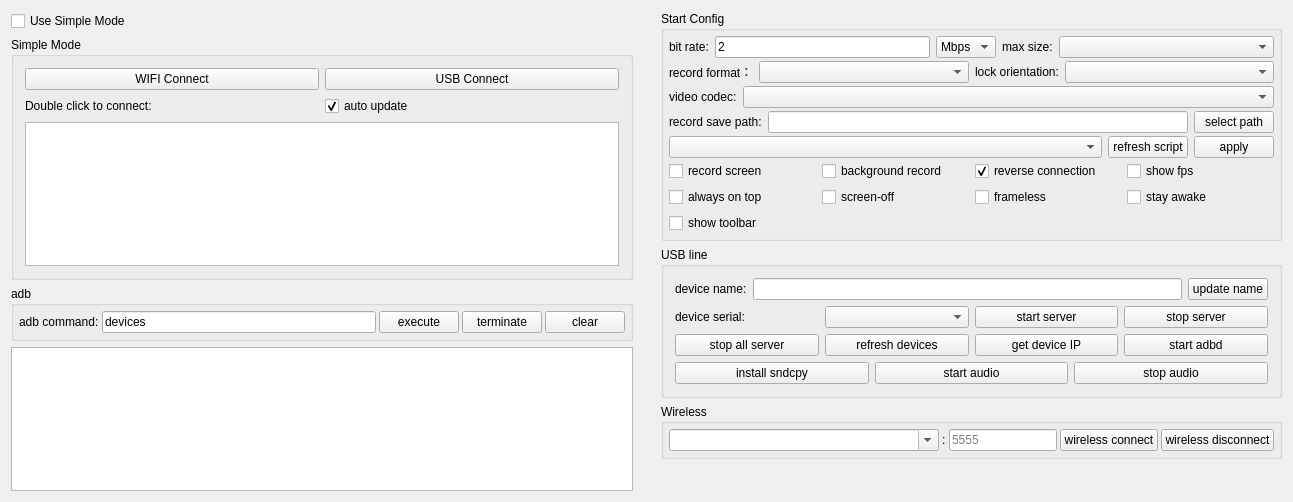
<?xml version="1.0" encoding="UTF-8"?>
<ui version="4.0">
 <class>Widget</class>
 <widget class="QWidget" name="Widget">
  <property name="geometry">
   <rect>
    <x>0</x>
    <y>0</y>
    <width>1293</width>
    <height>502</height>
   </rect>
  </property>
  <property name="windowTitle">
   <string notr="true">QtScrcpy</string>
  </property>
  <layout class="QHBoxLayout" name="horizontalLayout_11">
   <property name="leftMargin">
    <number>0</number>
   </property>
   <property name="topMargin">
    <number>0</number>
   </property>
   <property name="rightMargin">
    <number>0</number>
   </property>
   <property name="bottomMargin">
    <number>0</number>
   </property>
   <item>
    <widget class="QWidget" name="leftWidget" native="true">
     <property name="sizePolicy">
      <sizepolicy hsizetype="Preferred" vsizetype="Preferred">
       <horstretch>0</horstretch>
       <verstretch>0</verstretch>
      </sizepolicy>
     </property>
     <layout class="QVBoxLayout" name="verticalLayout_5">
      <item>
       <widget class="QCheckBox" name="useSingleModeCheck">
        <property name="sizePolicy">
         <sizepolicy hsizetype="Preferred" vsizetype="Maximum">
          <horstretch>0</horstretch>
          <verstretch>0</verstretch>
         </sizepolicy>
        </property>
        <property name="styleSheet">
         <string notr="true"/>
        </property>
        <property name="text">
         <string>Use Simple Mode</string>
        </property>
        <property name="checked">
         <bool>false</bool>
        </property>
       </widget>
      </item>
      <item>
       <widget class="QGroupBox" name="simpleGroupBox">
        <property name="sizePolicy">
         <sizepolicy hsizetype="Preferred" vsizetype="Preferred">
          <horstretch>0</horstretch>
          <verstretch>0</verstretch>
         </sizepolicy>
        </property>
        <property name="title">
         <string>Simple Mode</string>
        </property>
        <property name="checkable">
         <bool>false</bool>
        </property>
        <layout class="QVBoxLayout" name="verticalLayout_4">
         <item>
          <layout class="QHBoxLayout" name="horizontalLayout_9">
           <item>
            <widget class="QPushButton" name="wifiConnectBtn">
             <property name="sizePolicy">
              <sizepolicy hsizetype="Preferred" vsizetype="Maximum">
               <horstretch>0</horstretch>
               <verstretch>0</verstretch>
              </sizepolicy>
             </property>
             <property name="text">
              <string>WIFI Connect</string>
             </property>
            </widget>
           </item>
           <item>
            <widget class="QPushButton" name="usbConnectBtn">
             <property name="sizePolicy">
              <sizepolicy hsizetype="Preferred" vsizetype="Maximum">
               <horstretch>0</horstretch>
               <verstretch>0</verstretch>
              </sizepolicy>
             </property>
             <property name="text">
              <string>USB Connect</string>
             </property>
            </widget>
           </item>
          </layout>
         </item>
         <item>
          <layout class="QHBoxLayout" name="horizontalLayout_13">
           <property name="topMargin">
            <number>0</number>
           </property>
           <item>
            <widget class="QLabel" name="label_10">
             <property name="sizePolicy">
              <sizepolicy hsizetype="Preferred" vsizetype="Preferred">
               <horstretch>0</horstretch>
               <verstretch>0</verstretch>
              </sizepolicy>
             </property>
             <property name="text">
              <string>Double click to connect:</string>
             </property>
            </widget>
           </item>
           <item>
            <widget class="QCheckBox" name="autoUpdatecheckBox">
             <property name="sizePolicy">
              <sizepolicy hsizetype="Preferred" vsizetype="Preferred">
               <horstretch>0</horstretch>
               <verstretch>0</verstretch>
              </sizepolicy>
             </property>
             <property name="text">
              <string>auto update</string>
             </property>
             <property name="checked">
              <bool>true</bool>
             </property>
            </widget>
           </item>
          </layout>
         </item>
         <item>
          <widget class="QListWidget" name="connectedPhoneList">
           <property name="sizePolicy">
            <sizepolicy hsizetype="Preferred" vsizetype="Preferred">
             <horstretch>0</horstretch>
             <verstretch>0</verstretch>
            </sizepolicy>
           </property>
          </widget>
         </item>
        </layout>
       </widget>
      </item>
      <item>
       <widget class="QGroupBox" name="adbGroupBox">
        <property name="sizePolicy">
         <sizepolicy hsizetype="Preferred" vsizetype="Maximum">
          <horstretch>0</horstretch>
          <verstretch>0</verstretch>
         </sizepolicy>
        </property>
        <property name="title">
         <string notr="true">adb</string>
        </property>
        <layout class="QHBoxLayout" name="horizontalLayout_2">
         <property name="spacing">
          <number>3</number>
         </property>
         <property name="leftMargin">
          <number>5</number>
         </property>
         <property name="topMargin">
          <number>5</number>
         </property>
         <property name="rightMargin">
          <number>5</number>
         </property>
         <property name="bottomMargin">
          <number>5</number>
         </property>
         <item>
          <widget class="QLabel" name="label_7">
           <property name="sizePolicy">
            <sizepolicy hsizetype="Maximum" vsizetype="Preferred">
             <horstretch>0</horstretch>
             <verstretch>0</verstretch>
            </sizepolicy>
           </property>
           <property name="text">
            <string>adb command:</string>
           </property>
           <property name="buddy">
            <cstring>adbCommandEdt</cstring>
           </property>
          </widget>
         </item>
         <item>
          <widget class="QLineEdit" name="adbCommandEdt">
           <property name="sizePolicy">
            <sizepolicy hsizetype="MinimumExpanding" vsizetype="Preferred">
             <horstretch>0</horstretch>
             <verstretch>0</verstretch>
            </sizepolicy>
           </property>
           <property name="text">
            <string notr="true">devices</string>
           </property>
          </widget>
         </item>
         <item>
          <widget class="QPushButton" name="adbCommandBtn">
           <property name="sizePolicy">
            <sizepolicy hsizetype="Maximum" vsizetype="Preferred">
             <horstretch>0</horstretch>
             <verstretch>0</verstretch>
            </sizepolicy>
           </property>
           <property name="text">
            <string>execute</string>
           </property>
          </widget>
         </item>
         <item>
          <widget class="QPushButton" name="stopAdbBtn">
           <property name="sizePolicy">
            <sizepolicy hsizetype="Maximum" vsizetype="Preferred">
             <horstretch>0</horstretch>
             <verstretch>0</verstretch>
            </sizepolicy>
           </property>
           <property name="text">
            <string>terminate</string>
           </property>
          </widget>
         </item>
         <item>
          <widget class="QPushButton" name="clearOut">
           <property name="sizePolicy">
            <sizepolicy hsizetype="Maximum" vsizetype="Preferred">
             <horstretch>0</horstretch>
             <verstretch>0</verstretch>
            </sizepolicy>
           </property>
           <property name="text">
            <string>clear</string>
           </property>
          </widget>
         </item>
        </layout>
       </widget>
      </item>
      <item>
       <widget class="QTextEdit" name="outEdit">
        <property name="sizePolicy">
         <sizepolicy hsizetype="Preferred" vsizetype="Preferred">
          <horstretch>0</horstretch>
          <verstretch>0</verstretch>
         </sizepolicy>
        </property>
        <property name="focusPolicy">
         <enum>Qt::NoFocus</enum>
        </property>
        <property name="documentTitle">
         <string/>
        </property>
        <property name="readOnly">
         <bool>true</bool>
        </property>
       </widget>
      </item>
     </layout>
    </widget>
   </item>
   <item>
    <widget class="QWidget" name="rightWidget" native="true">
     <property name="sizePolicy">
      <sizepolicy hsizetype="MinimumExpanding" vsizetype="Preferred">
       <horstretch>0</horstretch>
       <verstretch>0</verstretch>
      </sizepolicy>
     </property>
     <layout class="QVBoxLayout" name="verticalLayout_6">
      <item>
       <widget class="QGroupBox" name="configGroupBox">
        <property name="sizePolicy">
         <sizepolicy hsizetype="Preferred" vsizetype="Preferred">
          <horstretch>0</horstretch>
          <verstretch>0</verstretch>
         </sizepolicy>
        </property>
        <property name="title">
         <string>Start Config</string>
        </property>
        <layout class="QVBoxLayout" name="verticalLayout_3">
         <property name="spacing">
          <number>3</number>
         </property>
         <property name="leftMargin">
          <number>5</number>
         </property>
         <property name="topMargin">
          <number>5</number>
         </property>
         <property name="rightMargin">
          <number>5</number>
         </property>
         <property name="bottomMargin">
          <number>5</number>
         </property>
         <item>
          <widget class="QWidget" name="configWidget1" native="true">
           <property name="sizePolicy">
            <sizepolicy hsizetype="Preferred" vsizetype="Preferred">
             <horstretch>0</horstretch>
             <verstretch>0</verstretch>
            </sizepolicy>
           </property>
           <layout class="QHBoxLayout" name="horizontalLayout_5">
            <property name="leftMargin">
             <number>0</number>
            </property>
            <property name="topMargin">
             <number>0</number>
            </property>
            <property name="rightMargin">
             <number>0</number>
            </property>
            <property name="bottomMargin">
             <number>0</number>
            </property>
            <item>
             <widget class="QLabel" name="label_3">
              <property name="sizePolicy">
               <sizepolicy hsizetype="Maximum" vsizetype="Preferred">
                <horstretch>0</horstretch>
                <verstretch>0</verstretch>
               </sizepolicy>
              </property>
              <property name="text">
               <string>bit rate:</string>
              </property>
             </widget>
            </item>
            <item>
             <widget class="QLineEdit" name="bitRateEdit">
              <property name="sizePolicy">
               <sizepolicy hsizetype="Preferred" vsizetype="Preferred">
                <horstretch>0</horstretch>
                <verstretch>0</verstretch>
               </sizepolicy>
              </property>
              <property name="text">
               <string notr="true">2</string>
              </property>
             </widget>
            </item>
            <item>
             <widget class="QComboBox" name="bitRateBox">
              <property name="sizePolicy">
               <sizepolicy hsizetype="Maximum" vsizetype="Preferred">
                <horstretch>0</horstretch>
                <verstretch>0</verstretch>
               </sizepolicy>
              </property>
              <property name="toolTip">
               <string/>
              </property>
              <property name="currentText">
               <string notr="true">Mbps</string>
              </property>
              <item>
               <property name="text">
                <string notr="true">Mbps</string>
               </property>
              </item>
              <item>
               <property name="text">
                <string notr="true">Kbps</string>
               </property>
              </item>
             </widget>
            </item>
            <item>
             <widget class="QLabel" name="label_4">
              <property name="sizePolicy">
               <sizepolicy hsizetype="Maximum" vsizetype="Preferred">
                <horstretch>0</horstretch>
                <verstretch>0</verstretch>
               </sizepolicy>
              </property>
              <property name="text">
               <string>max size:</string>
              </property>
             </widget>
            </item>
            <item>
             <widget class="QComboBox" name="maxSizeBox">
              <property name="sizePolicy">
               <sizepolicy hsizetype="Preferred" vsizetype="Preferred">
                <horstretch>0</horstretch>
                <verstretch>0</verstretch>
               </sizepolicy>
              </property>
              <property name="toolTip">
               <string/>
              </property>
             </widget>
            </item>
           </layout>
          </widget>
         </item>
         <item>
          <widget class="QWidget" name="configWidget5" native="true">
           <property name="sizePolicy">
            <sizepolicy hsizetype="Preferred" vsizetype="Preferred">
             <horstretch>0</horstretch>
             <verstretch>0</verstretch>
            </sizepolicy>
           </property>
           <layout class="QHBoxLayout" name="horizontalLayout_7">
            <property name="leftMargin">
             <number>0</number>
            </property>
            <property name="topMargin">
             <number>0</number>
            </property>
            <property name="rightMargin">
             <number>0</number>
            </property>
            <property name="bottomMargin">
             <number>0</number>
            </property>
            <item>
             <widget class="QLabel" name="label_6">
              <property name="sizePolicy">
               <sizepolicy hsizetype="Maximum" vsizetype="Preferred">
                <horstretch>0</horstretch>
                <verstretch>0</verstretch>
               </sizepolicy>
              </property>
              <property name="text">
               <string>record format：</string>
              </property>
             </widget>
            </item>
            <item>
             <widget class="QComboBox" name="formatBox">
              <property name="sizePolicy">
               <sizepolicy hsizetype="Preferred" vsizetype="Preferred">
                <horstretch>0</horstretch>
                <verstretch>0</verstretch>
               </sizepolicy>
              </property>
             </widget>
            </item>
            <item>
             <widget class="QLabel" name="label_8">
              <property name="sizePolicy">
               <sizepolicy hsizetype="Maximum" vsizetype="Preferred">
                <horstretch>0</horstretch>
                <verstretch>0</verstretch>
               </sizepolicy>
              </property>
              <property name="text">
               <string>lock orientation:</string>
              </property>
             </widget>
            </item>
            <item>
             <widget class="QComboBox" name="lockOrientationBox">
              <property name="sizePolicy">
               <sizepolicy hsizetype="Preferred" vsizetype="Preferred">
                <horstretch>0</horstretch>
                <verstretch>0</verstretch>
               </sizepolicy>
              </property>
             </widget>
            </item>
           </layout>
          </widget>
         </item>
         <item>
          <widget class="QWidget" name="configWidget6" native="true">
           <property name="sizePolicy">
            <sizepolicy hsizetype="Preferred" vsizetype="Preferred">
             <horstretch>0</horstretch>
             <verstretch>0</verstretch>
            </sizepolicy>
           </property>
           <layout class="QHBoxLayout" name="horizontalLayout_8">
            <property name="leftMargin">
             <number>0</number>
            </property>
            <property name="topMargin">
             <number>0</number>
            </property>
            <property name="rightMargin">
             <number>0</number>
            </property>
            <property name="bottomMargin">
             <number>0</number>
            </property>
            <item>
             <widget class="QLabel" name="label_9">
              <property name="sizePolicy">
               <sizepolicy hsizetype="Maximum" vsizetype="Preferred">
                <horstretch>0</horstretch>
                <verstretch>0</verstretch>
               </sizepolicy>
              </property>
              <property name="text">
               <string>video codec:</string>
              </property>
             </widget>
            </item>
            <item>
             <widget class="QComboBox" name="videoCodecBox">
              <property name="sizePolicy">
               <sizepolicy hsizetype="Preferred" vsizetype="Preferred">
                <horstretch>0</horstretch>
                <verstretch>0</verstretch>
               </sizepolicy>
              </property>
             </widget>
            </item>
           </layout>
          </widget>
         </item>
         <item>
          <widget class="QWidget" name="configWidget2" native="true">
           <property name="sizePolicy">
            <sizepolicy hsizetype="Preferred" vsizetype="Preferred">
             <horstretch>0</horstretch>
             <verstretch>0</verstretch>
            </sizepolicy>
           </property>
           <layout class="QHBoxLayout" name="horizontalLayout_6">
            <property name="leftMargin">
             <number>0</number>
            </property>
            <property name="topMargin">
             <number>0</number>
            </property>
            <property name="rightMargin">
             <number>0</number>
            </property>
            <property name="bottomMargin">
             <number>0</number>
            </property>
            <item>
             <widget class="QLabel" name="label_5">
              <property name="sizePolicy">
               <sizepolicy hsizetype="Preferred" vsizetype="Preferred">
                <horstretch>0</horstretch>
                <verstretch>0</verstretch>
               </sizepolicy>
              </property>
              <property name="text">
               <string>record save path:</string>
              </property>
              <property name="buddy">
               <cstring>recordPathEdt</cstring>
              </property>
             </widget>
            </item>
            <item>
             <widget class="QLineEdit" name="recordPathEdt">
              <property name="sizePolicy">
               <sizepolicy hsizetype="MinimumExpanding" vsizetype="Preferred">
                <horstretch>0</horstretch>
                <verstretch>0</verstretch>
               </sizepolicy>
              </property>
              <property name="readOnly">
               <bool>true</bool>
              </property>
             </widget>
            </item>
            <item>
             <widget class="QPushButton" name="selectRecordPathBtn">
              <property name="sizePolicy">
               <sizepolicy hsizetype="Preferred" vsizetype="Preferred">
                <horstretch>0</horstretch>
                <verstretch>0</verstretch>
               </sizepolicy>
              </property>
              <property name="text">
               <string>select path</string>
              </property>
              <property name="autoDefault">
               <bool>false</bool>
              </property>
             </widget>
            </item>
           </layout>
          </widget>
         </item>
         <item>
          <widget class="QWidget" name="configWidget4" native="true">
           <property name="sizePolicy">
            <sizepolicy hsizetype="Preferred" vsizetype="Preferred">
             <horstretch>0</horstretch>
             <verstretch>0</verstretch>
            </sizepolicy>
           </property>
           <layout class="QHBoxLayout" name="horizontalLayout_8">
            <property name="leftMargin">
             <number>0</number>
            </property>
            <property name="topMargin">
             <number>0</number>
            </property>
            <property name="rightMargin">
             <number>0</number>
            </property>
            <property name="bottomMargin">
             <number>0</number>
            </property>
            <item>
             <widget class="QComboBox" name="gameBox">
              <property name="sizePolicy">
               <sizepolicy hsizetype="MinimumExpanding" vsizetype="Preferred">
                <horstretch>0</horstretch>
                <verstretch>0</verstretch>
               </sizepolicy>
              </property>
             </widget>
            </item>
            <item>
             <widget class="QPushButton" name="refreshGameScriptBtn">
              <property name="sizePolicy">
               <sizepolicy hsizetype="Preferred" vsizetype="Preferred">
                <horstretch>0</horstretch>
                <verstretch>0</verstretch>
               </sizepolicy>
              </property>
              <property name="text">
               <string>refresh script</string>
              </property>
             </widget>
            </item>
            <item>
             <widget class="QPushButton" name="applyScriptBtn">
              <property name="sizePolicy">
               <sizepolicy hsizetype="Preferred" vsizetype="Preferred">
                <horstretch>0</horstretch>
                <verstretch>0</verstretch>
               </sizepolicy>
              </property>
              <property name="text">
               <string>apply</string>
              </property>
             </widget>
            </item>
           </layout>
          </widget>
         </item>
         <item>
          <widget class="QWidget" name="configWidget3" native="true">
           <property name="sizePolicy">
            <sizepolicy hsizetype="Preferred" vsizetype="Preferred">
             <horstretch>0</horstretch>
             <verstretch>0</verstretch>
            </sizepolicy>
           </property>
           <layout class="QGridLayout" name="gridLayout">
            <property name="leftMargin">
             <number>0</number>
            </property>
            <property name="topMargin">
             <number>0</number>
            </property>
            <property name="rightMargin">
             <number>0</number>
            </property>
            <property name="bottomMargin">
             <number>0</number>
            </property>
            <item row="0" column="4">
             <widget class="QCheckBox" name="fpsCheck">
              <property name="sizePolicy">
               <sizepolicy hsizetype="Preferred" vsizetype="Preferred">
                <horstretch>0</horstretch>
                <verstretch>0</verstretch>
               </sizepolicy>
              </property>
              <property name="text">
               <string>show fps</string>
              </property>
             </widget>
            </item>
            <item row="0" column="1">
             <widget class="QCheckBox" name="notDisplayCheck">
              <property name="sizePolicy">
               <sizepolicy hsizetype="Preferred" vsizetype="Preferred">
                <horstretch>0</horstretch>
                <verstretch>0</verstretch>
               </sizepolicy>
              </property>
              <property name="text">
               <string>background record</string>
              </property>
              <property name="checkable">
               <bool>false</bool>
              </property>
             </widget>
            </item>
            <item row="1" column="0">
             <widget class="QCheckBox" name="alwaysTopCheck">
              <property name="sizePolicy">
               <sizepolicy hsizetype="Preferred" vsizetype="Preferred">
                <horstretch>0</horstretch>
                <verstretch>0</verstretch>
               </sizepolicy>
              </property>
              <property name="text">
               <string>always on top</string>
              </property>
              <property name="checked">
               <bool>false</bool>
              </property>
             </widget>
            </item>
            <item row="0" column="0">
             <widget class="QCheckBox" name="recordScreenCheck">
              <property name="sizePolicy">
               <sizepolicy hsizetype="Preferred" vsizetype="Preferred">
                <horstretch>0</horstretch>
                <verstretch>0</verstretch>
               </sizepolicy>
              </property>
              <property name="text">
               <string>record screen</string>
              </property>
             </widget>
            </item>
            <item row="0" column="3">
             <widget class="QCheckBox" name="useReverseCheck">
              <property name="sizePolicy">
               <sizepolicy hsizetype="Preferred" vsizetype="Preferred">
                <horstretch>0</horstretch>
                <verstretch>0</verstretch>
               </sizepolicy>
              </property>
              <property name="text">
               <string>reverse connection</string>
              </property>
              <property name="checked">
               <bool>true</bool>
              </property>
             </widget>
            </item>
            <item row="1" column="1">
             <widget class="QCheckBox" name="closeScreenCheck">
              <property name="sizePolicy">
               <sizepolicy hsizetype="Preferred" vsizetype="Preferred">
                <horstretch>0</horstretch>
                <verstretch>0</verstretch>
               </sizepolicy>
              </property>
              <property name="text">
               <string>screen-off</string>
              </property>
             </widget>
            </item>
            <item row="1" column="3">
             <widget class="QCheckBox" name="framelessCheck">
              <property name="sizePolicy">
               <sizepolicy hsizetype="Preferred" vsizetype="Preferred">
                <horstretch>0</horstretch>
                <verstretch>0</verstretch>
               </sizepolicy>
              </property>
              <property name="text">
               <string>frameless</string>
              </property>
             </widget>
            </item>
            <item row="1" column="4">
             <widget class="QCheckBox" name="stayAwakeCheck">
              <property name="sizePolicy">
               <sizepolicy hsizetype="Preferred" vsizetype="Preferred">
                <horstretch>0</horstretch>
                <verstretch>0</verstretch>
               </sizepolicy>
              </property>
              <property name="text">
               <string>stay awake</string>
              </property>
             </widget>
            </item>
            <item row="2" column="0">
             <widget class="QCheckBox" name="showToolbar">
              <property name="text">
               <string>show toolbar</string>
              </property>
             </widget>
            </item>
           </layout>
          </widget>
         </item>
        </layout>
       </widget>
      </item>
      <item>
       <widget class="QGroupBox" name="usbGroupBox">
        <property name="sizePolicy">
         <sizepolicy hsizetype="Preferred" vsizetype="Preferred">
          <horstretch>0</horstretch>
          <verstretch>0</verstretch>
         </sizepolicy>
        </property>
        <property name="title">
         <string>USB line</string>
        </property>
        <layout class="QVBoxLayout" name="verticalLayout">
         <item>
          <layout class="QHBoxLayout" name="horizontalLayout_10">
           <item>
            <widget class="QLabel" name="label_9">
             <property name="sizePolicy">
              <sizepolicy hsizetype="Preferred" vsizetype="Preferred">
               <horstretch>0</horstretch>
               <verstretch>0</verstretch>
              </sizepolicy>
             </property>
             <property name="text">
              <string>device name:</string>
             </property>
            </widget>
           </item>
           <item>
            <widget class="QLineEdit" name="userNameEdt">
             <property name="sizePolicy">
              <sizepolicy hsizetype="MinimumExpanding" vsizetype="Preferred">
               <horstretch>0</horstretch>
               <verstretch>0</verstretch>
              </sizepolicy>
             </property>
            </widget>
           </item>
           <item>
            <widget class="QPushButton" name="updateNameBtn">
             <property name="sizePolicy">
              <sizepolicy hsizetype="Preferred" vsizetype="Preferred">
               <horstretch>0</horstretch>
               <verstretch>0</verstretch>
              </sizepolicy>
             </property>
             <property name="text">
              <string>update name</string>
             </property>
             <property name="autoDefault">
              <bool>false</bool>
             </property>
            </widget>
           </item>
          </layout>
         </item>
         <item>
          <widget class="QWidget" name="usbWidget1" native="true">
           <property name="sizePolicy">
            <sizepolicy hsizetype="Preferred" vsizetype="Preferred">
             <horstretch>0</horstretch>
             <verstretch>0</verstretch>
            </sizepolicy>
           </property>
           <layout class="QHBoxLayout" name="horizontalLayout_3">
            <property name="leftMargin">
             <number>0</number>
            </property>
            <property name="topMargin">
             <number>0</number>
            </property>
            <property name="rightMargin">
             <number>0</number>
            </property>
            <property name="bottomMargin">
             <number>0</number>
            </property>
            <item>
             <widget class="QLabel" name="label_2">
              <property name="sizePolicy">
               <sizepolicy hsizetype="Preferred" vsizetype="Preferred">
                <horstretch>0</horstretch>
                <verstretch>0</verstretch>
               </sizepolicy>
              </property>
              <property name="text">
               <string>device serial:</string>
              </property>
             </widget>
            </item>
            <item>
             <widget class="QComboBox" name="serialBox">
              <property name="sizePolicy">
               <sizepolicy hsizetype="Preferred" vsizetype="Preferred">
                <horstretch>0</horstretch>
                <verstretch>0</verstretch>
               </sizepolicy>
              </property>
             </widget>
            </item>
            <item>
             <widget class="QPushButton" name="startServerBtn">
              <property name="sizePolicy">
               <sizepolicy hsizetype="Preferred" vsizetype="Preferred">
                <horstretch>0</horstretch>
                <verstretch>0</verstretch>
               </sizepolicy>
              </property>
              <property name="text">
               <string>start server</string>
              </property>
              <property name="autoDefault">
               <bool>false</bool>
              </property>
             </widget>
            </item>
            <item>
             <widget class="QPushButton" name="stopServerBtn">
              <property name="sizePolicy">
               <sizepolicy hsizetype="Preferred" vsizetype="Preferred">
                <horstretch>0</horstretch>
                <verstretch>0</verstretch>
               </sizepolicy>
              </property>
              <property name="text">
               <string>stop server</string>
              </property>
              <property name="autoDefault">
               <bool>false</bool>
              </property>
             </widget>
            </item>
           </layout>
          </widget>
         </item>
         <item>
          <widget class="QWidget" name="usbWidget2" native="true">
           <property name="sizePolicy">
            <sizepolicy hsizetype="Preferred" vsizetype="Preferred">
             <horstretch>0</horstretch>
             <verstretch>0</verstretch>
            </sizepolicy>
           </property>
           <layout class="QHBoxLayout" name="horizontalLayout_4">
            <property name="leftMargin">
             <number>0</number>
            </property>
            <property name="topMargin">
             <number>0</number>
            </property>
            <property name="rightMargin">
             <number>0</number>
            </property>
            <property name="bottomMargin">
             <number>0</number>
            </property>
            <item>
             <widget class="QPushButton" name="stopAllServerBtn">
              <property name="sizePolicy">
               <sizepolicy hsizetype="Preferred" vsizetype="Preferred">
                <horstretch>0</horstretch>
                <verstretch>0</verstretch>
               </sizepolicy>
              </property>
              <property name="text">
               <string>stop all server</string>
              </property>
             </widget>
            </item>
            <item>
             <widget class="QPushButton" name="updateDevice">
              <property name="sizePolicy">
               <sizepolicy hsizetype="Preferred" vsizetype="Preferred">
                <horstretch>0</horstretch>
                <verstretch>0</verstretch>
               </sizepolicy>
              </property>
              <property name="text">
               <string>refresh devices</string>
              </property>
              <property name="autoDefault">
               <bool>false</bool>
              </property>
             </widget>
            </item>
            <item>
             <widget class="QPushButton" name="getIPBtn">
              <property name="sizePolicy">
               <sizepolicy hsizetype="Preferred" vsizetype="Preferred">
                <horstretch>0</horstretch>
                <verstretch>0</verstretch>
               </sizepolicy>
              </property>
              <property name="text">
               <string>get device IP</string>
              </property>
              <property name="autoDefault">
               <bool>false</bool>
              </property>
             </widget>
            </item>
            <item>
             <widget class="QPushButton" name="startAdbdBtn">
              <property name="sizePolicy">
               <sizepolicy hsizetype="Preferred" vsizetype="Preferred">
                <horstretch>0</horstretch>
                <verstretch>0</verstretch>
               </sizepolicy>
              </property>
              <property name="text">
               <string>start adbd</string>
              </property>
              <property name="autoDefault">
               <bool>false</bool>
              </property>
             </widget>
            </item>
           </layout>
          </widget>
         </item>
         <item>
          <widget class="QWidget" name="usbWidget3" native="true">
           <layout class="QHBoxLayout" name="horizontalLayout_12">
            <property name="leftMargin">
             <number>0</number>
            </property>
            <property name="topMargin">
             <number>0</number>
            </property>
            <property name="rightMargin">
             <number>0</number>
            </property>
            <property name="bottomMargin">
             <number>0</number>
            </property>
            <item>
             <widget class="QPushButton" name="installSndcpyBtn">
              <property name="sizePolicy">
               <sizepolicy hsizetype="Preferred" vsizetype="Preferred">
                <horstretch>0</horstretch>
                <verstretch>0</verstretch>
               </sizepolicy>
              </property>
              <property name="text">
               <string>install sndcpy</string>
              </property>
             </widget>
            </item>
            <item>
             <widget class="QPushButton" name="startAudioBtn">
              <property name="sizePolicy">
               <sizepolicy hsizetype="Preferred" vsizetype="Preferred">
                <horstretch>0</horstretch>
                <verstretch>0</verstretch>
               </sizepolicy>
              </property>
              <property name="text">
               <string>start audio</string>
              </property>
             </widget>
            </item>
            <item>
             <widget class="QPushButton" name="stopAudioBtn">
              <property name="sizePolicy">
               <sizepolicy hsizetype="Preferred" vsizetype="Preferred">
                <horstretch>0</horstretch>
                <verstretch>0</verstretch>
               </sizepolicy>
              </property>
              <property name="text">
               <string>stop audio</string>
              </property>
             </widget>
            </item>
           </layout>
          </widget>
         </item>
        </layout>
       </widget>
      </item>
      <item>
       <widget class="QGroupBox" name="wirelessGroupBox">
        <property name="sizePolicy">
         <sizepolicy hsizetype="Preferred" vsizetype="Preferred">
          <horstretch>0</horstretch>
          <verstretch>0</verstretch>
         </sizepolicy>
        </property>
        <property name="title">
         <string>Wireless</string>
        </property>
        <layout class="QHBoxLayout" name="horizontalLayout">
         <property name="spacing">
          <number>3</number>
         </property>
         <property name="leftMargin">
          <number>5</number>
         </property>
         <property name="topMargin">
          <number>5</number>
         </property>
         <property name="rightMargin">
          <number>5</number>
         </property>
         <property name="bottomMargin">
          <number>5</number>
         </property>
         <item>
          <widget class="QComboBox" name="deviceIpEdt">
           <property name="sizePolicy">
            <sizepolicy hsizetype="MinimumExpanding" vsizetype="Preferred">
             <horstretch>0</horstretch>
             <verstretch>0</verstretch>
            </sizepolicy>
           </property>
           <property name="minimumSize">
            <size>
             <width>200</width>
             <height>0</height>
            </size>
           </property>
           <property name="editable">
            <bool>true</bool>
           </property>
           <property name="currentText">
            <string/>
           </property>
          </widget>
         </item>
         <item>
          <widget class="QLabel" name="label">
           <property name="sizePolicy">
            <sizepolicy hsizetype="Maximum" vsizetype="Preferred">
             <horstretch>0</horstretch>
             <verstretch>0</verstretch>
            </sizepolicy>
           </property>
           <property name="text">
            <string notr="true">:</string>
           </property>
          </widget>
         </item>
         <item>
          <widget class="QLineEdit" name="devicePortEdt">
           <property name="sizePolicy">
            <sizepolicy hsizetype="Maximum" vsizetype="Preferred">
             <horstretch>0</horstretch>
             <verstretch>0</verstretch>
            </sizepolicy>
           </property>
           <property name="text">
            <string/>
           </property>
           <property name="maxLength">
            <number>6</number>
           </property>
           <property name="placeholderText">
            <string notr="true">5555</string>
           </property>
          </widget>
         </item>
         <item>
          <widget class="QPushButton" name="wirelessConnectBtn">
           <property name="sizePolicy">
            <sizepolicy hsizetype="Preferred" vsizetype="Preferred">
             <horstretch>0</horstretch>
             <verstretch>0</verstretch>
            </sizepolicy>
           </property>
           <property name="text">
            <string>wireless connect</string>
           </property>
           <property name="autoDefault">
            <bool>false</bool>
           </property>
          </widget>
         </item>
         <item>
          <widget class="QPushButton" name="wirelessDisConnectBtn">
           <property name="sizePolicy">
            <sizepolicy hsizetype="Preferred" vsizetype="Preferred">
             <horstretch>0</horstretch>
             <verstretch>0</verstretch>
            </sizepolicy>
           </property>
           <property name="text">
            <string>wireless disconnect</string>
           </property>
           <property name="autoDefault">
            <bool>false</bool>
           </property>
          </widget>
         </item>
        </layout>
       </widget>
      </item>
      <item>
       <spacer name="verticalSpacer">
        <property name="sizePolicy">
         <sizepolicy hsizetype="Minimum" vsizetype="Expanding">
          <horstretch>0</horstretch>
          <verstretch>0</verstretch>
         </sizepolicy>
        </property>
        <property name="orientation">
         <enum>Qt::Vertical</enum>
        </property>
        <property name="sizeType">
         <enum>QSizePolicy::Expanding</enum>
        </property>
        <property name="sizeHint" stdset="0">
         <size>
          <width>40</width>
          <height>20</height>
         </size>
        </property>
       </spacer>
      </item>
     </layout>
    </widget>
   </item>
  </layout>
 </widget>
 <layoutdefault spacing="6" margin="11"/>
 <tabstops>
  <tabstop>deviceIpEdt</tabstop>
  <tabstop>devicePortEdt</tabstop>
  <tabstop>wirelessConnectBtn</tabstop>
  <tabstop>wirelessDisConnectBtn</tabstop>
  <tabstop>adbCommandEdt</tabstop>
  <tabstop>adbCommandBtn</tabstop>
  <tabstop>stopAdbBtn</tabstop>
  <tabstop>clearOut</tabstop>
 </tabstops>
 <resources/>
 <connections/>
</ui>
